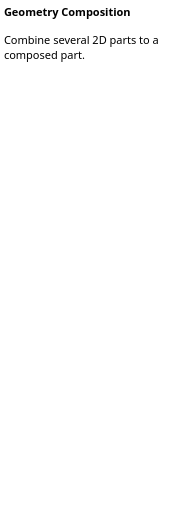
<ui version="4.0" >
 <class>PartCompositionPanelHelpBase</class>
 <widget class="QWidget" name="PartCompositionPanelHelpBase" >
  <property name="geometry" >
   <rect>
    <x>0</x>
    <y>0</y>
    <width>191</width>
    <height>513</height>
   </rect>
  </property>
  <property name="sizePolicy" >
   <sizepolicy vsizetype="Expanding" hsizetype="Preferred" >
    <horstretch>0</horstretch>
    <verstretch>0</verstretch>
   </sizepolicy>
  </property>
  <property name="baseSize" >
   <size>
    <width>200</width>
    <height>500</height>
   </size>
  </property>
  <property name="font" >
   <font>
    <family>Droid Sans</family>
    <pointsize>8</pointsize>
   </font>
  </property>
  <property name="windowTitle" >
   <string>Form2</string>
  </property>
  <layout class="QGridLayout" >
   <property name="margin" >
    <number>0</number>
   </property>
   <property name="spacing" >
    <number>0</number>
   </property>
   <item row="0" column="0" >
    <widget class="QTextBrowser" name="vrpTextBrowserInstruction" >
     <property name="sizePolicy" >
      <sizepolicy vsizetype="Expanding" hsizetype="Expanding" >
       <horstretch>0</horstretch>
       <verstretch>0</verstretch>
      </sizepolicy>
     </property>
     <property name="minimumSize" >
      <size>
       <width>0</width>
       <height>0</height>
      </size>
     </property>
     <property name="toolTip" >
      <string/>
     </property>
     <property name="frameShape" >
      <enum>QFrame::NoFrame</enum>
     </property>
     <property name="lineWidth" >
      <number>1</number>
     </property>
     <property name="html" >
      <string>&lt;!DOCTYPE HTML PUBLIC "-//W3C//DTD HTML 4.0//EN" "http://www.w3.org/TR/REC-html40/strict.dtd">
&lt;html>&lt;head>&lt;meta name="qrichtext" content="1" />&lt;style type="text/css">
p, li { white-space: pre-wrap; }
&lt;/style>&lt;/head>&lt;body style=" font-family:'Droid Sans'; font-size:8pt; font-weight:400; font-style:normal;">
&lt;p style=" margin-top:0px; margin-bottom:0px; margin-left:0px; margin-right:0px; -qt-block-indent:0; text-indent:0px;">&lt;span style=" font-weight:600;">Geometry Composition&lt;/span> &lt;/p>
&lt;p style=" margin-top:12px; margin-bottom:12px; margin-left:0px; margin-right:0px; -qt-block-indent:0; text-indent:0px;">Combine several 2D parts to a composed part. &lt;/p>&lt;/body>&lt;/html></string>
     </property>
     <property name="text" stdset="0" >
      <string/>
     </property>
    </widget>
   </item>
  </layout>
 </widget>
 <layoutdefault spacing="6" margin="11" />
 <pixmapfunction>qPixmapFromMimeSource</pixmapfunction>
 <resources/>
 <connections/>
</ui>
